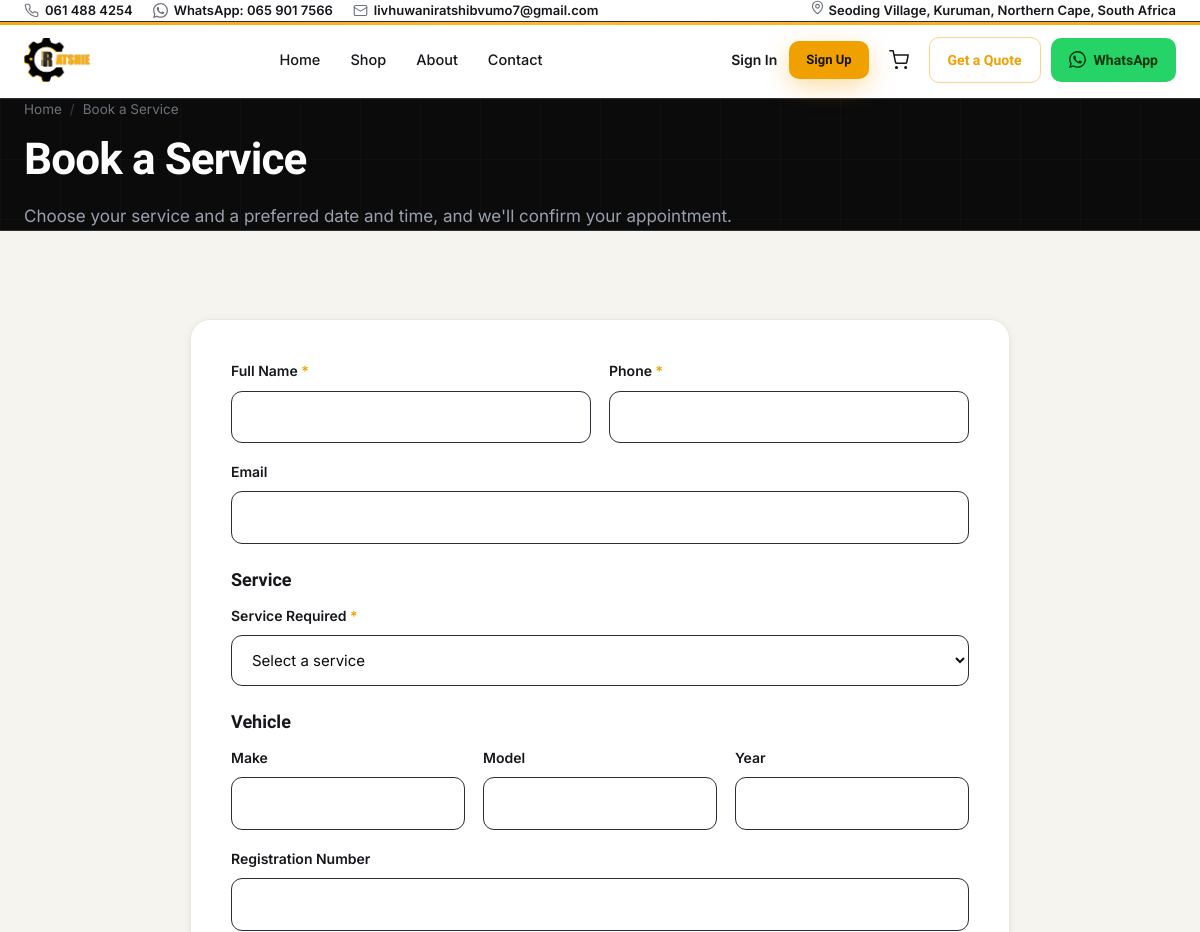
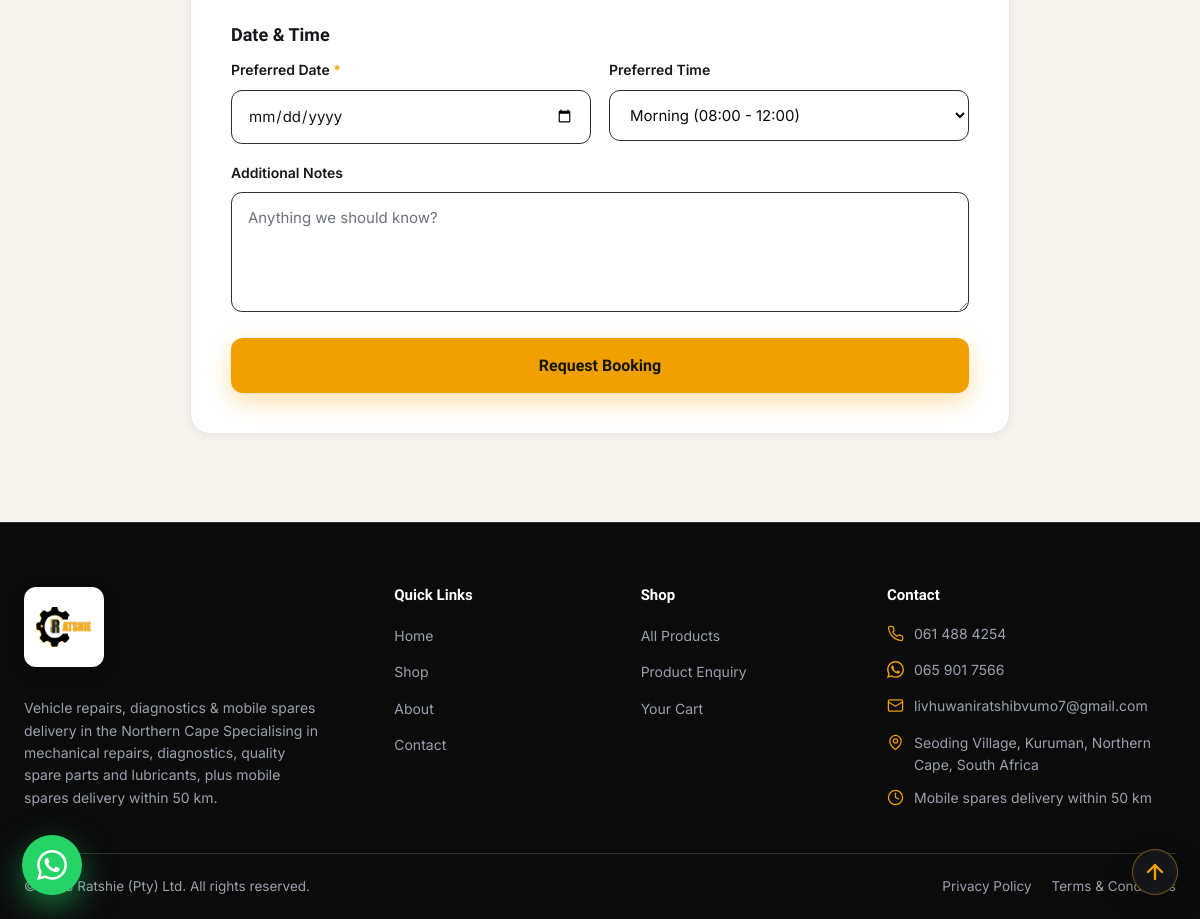
/bookings/book-a-service/, run on the app's committed database (2 pictures, top to bottom).
### core/models.py (models this page shows, shortened)
class SiteConfig(models.Model):
    site_name = models.CharField(max_length=120, default=settings.SITE_NAME)
    tagline = models.CharField(max_length=200, default=settings.SITE_TAGLINE)
    phone = models.CharField(max_length=32, default=settings.BUSINESS_PHONE)
    phone_display = models.CharField(max_length=32, default=settings.BUSINESS_PHONE_DISPLAY)
    whatsapp_number = models.CharField(max_length=32, default=settings.WHATSAPP_NUMBER)
    whatsapp_display = models.CharField(max_length=32, default=settings.WHATSAPP_DISPLAY)
    email = models.EmailField(default=settings.BUSINESS_EMAIL)
    contact_name = models.CharField(max_length=120, default=settings.CONTACT_NAME)
    address = models.CharField(max_length=255, default=settings.BUSINESS_ADDRESS)
    service_radius_km = models.PositiveIntegerField(default=settings.SERVICE_RADIUS_KM)
    standard_delivery_days = models.PositiveIntegerField(
        "Standard delivery (business days)",
        default=7,
        help_text="Number of business days (Mon-Fri) for standard delivery estimates.",
    )
    hero_headline = models.CharField(max_length=160, default="Expert Automotive Care")
    hero_statement = models.TextField(
        default=(
            "Professional vehicle servicing, diagnostics, repairs and quality "
            "automotive products you can trust."
        )
    )
    about_short = models.TextField(blank=True)
    created_at = models.DateTimeField(auto_now_add=True)
    updated_at = models.DateTimeField(auto_now=True)
    class Meta:
        verbose_name = "Site configuration"
        verbose_name_plural = "Site configuration"
    @classmethod
    def load(cls):
        obj, _ = cls.objects.get_or_create(pk=1)
        return obj

### bookings/views.py (the view)
# urls.py: path("book-a-service/", views.booking_form, name="form"),
def booking_form(request, service_slug=None):
    service = None
    if service_slug:
        service = Service.objects.filter(slug=service_slug, is_active=True).first()
    services = Service.objects.filter(is_active=True)
    return render(
        request,
        "bookings/form.html",
        {
            "preselect_service": service,
            "services": services,
            "time_slots": Booking.TIME_SLOTS,
            "wa_quote_msg": service_whatsapp_message(),
            "crumb_list": [("Book a Service", None)],
        },
    )

### core/context_processors.py (called while the page is built, shortened)
def get_cart_count(request):
    cart = request.session.get("cart", {})
    total = 0
    for info in cart.values():
        try:
            total += int(info.get("qty", 0))
        except (TypeError, ValueError):
            continue
    return total

def site_globals(request):
    cfg = SiteConfig.load()
    whatsapp = cfg.whatsapp_number or ""
    digits = "".join(ch for ch in whatsapp if ch.isdigit())
    if digits.startswith("0"):
        digits = "27" + digits[1:]
    wa_link = f"https://wa.me/{digits}" if digits else "#"
    return {
        "site_config": cfg,
        "whatsapp_link": wa_link,
        "whatsapp_number_raw": digits,
        "cart_count": get_cart_count(request),
        "enabled_cart": getattr(settings, "ENABLE_CART", True),
        "payment_methods": get_payment_methods(),
        "payfast_enabled": payfast_enabled(),
        "payfast_mode": payfast_mode(),
        "payfast_message": payfast_summary()["message"],
    }

def admin_command_bar(request):
    if not (request.user.is_active and getattr(request.user, "is_staff", False)):
        return {}

### core/utils.py (called while the page is built)
def service_whatsapp_message():
    return (
        "Hi, I would like to request a quote for my vehicle.\n\n"
        "Vehicle:\n"
        "Service required:\n"
        "Problem:\n"
        "Preferred date:"
    )

### payments/payment_methods.py (called while the page is built)
def get_payment_methods():
    return PAYFAST_PAYMENT_METHODS

def payfast_enabled():
    return bool(getattr(settings, "PAYFAST_ENABLED", False))

def payfast_mode():
    return getattr(settings, "PAYFAST_MODE", "sandbox")

def payfast_summary():
    enabled = payfast_enabled()
    if enabled:
        message = "Online payments are available. You will be redirected to a secure PayFast page to complete your payment."
    else:
        message = (
            "Online payment is currently being configured. "
            "To complete your order now, please contact us via WhatsApp."
        )
    return {"enabled": enabled, "message": message}

### templates/bookings/form.html (shortened to what this page needs)
{% extends "base.html" %}
{% block content %}
{% include "includes/page_hero.html" with title="Book a Service" lead="Choose your service and a preferred date and time, and we'll confirm your appointment." crumb_list=crumb_list %}
<section class="section section--cream">
  <div class="container">
    <div class="form-card" style="max-width:820px;margin:0 auto">
      <form method="post" action="{% url 'bookings:submit' %}">
        <div class="form-row">
          <div class="field">
            <label for="full_name">Full Name <span class="req">*</span></label>
            <input type="text" id="full_name" name="full_name" required autocomplete="name">
          </div>
          <div class="field">
            <label for="phone">Phone <span class="req">*</span></label>
            <input type="tel" id="phone" name="phone" required autocomplete="tel">
          </div>
        </div>
        <div class="field">
          <label for="email">Email</label>
          <input type="email" id="email" name="email" autocomplete="email">
        </div>
        <h3 style="font-size:18px;margin:26px 0 14px">Service</h3>
        <div class="field">
          <label for="service">Service Required <span class="req">*</span></label>
          <select id="service" name="service" required>
            <option value="">Select a service</option>
          </select>
        </div>
        <h3 style="font-size:18px;margin:26px 0 14px">Vehicle</h3>
        <div class="form-grid-3">
          <div class="field">
            <label for="vehicle_make">Make</label>
            <input type="text" id="vehicle_make" name="vehicle_make">
          </div>
          <div class="field">
            <label for="vehicle_model">Model</label>
            <input type="text" id="vehicle_model" name="vehicle_model">
          </div>
          <div class="field">
            <label for="vehicle_year">Year</label>
            <input type="number" id="vehicle_year" name="vehicle_year" min="1900" max="2100">
          </div>
        </div>
        <div class="field">
          <label for="registration">Registration Number</label>
          <input type="text" id="registration" name="registration">
        </div>
        <h3 style="font-size:18px;margin:26px 0 14px">Date &amp; Time</h3>
        <div class="form-row">
          <div class="field">
            <label for="preferred_date">Preferred Date <span class="req">*</span></label>
            <input type="date" id="preferred_date" name="preferred_date" required>
          </div>
          <div class="field">
            <label for="preferred_time">Preferred Time</label>
            <select id="preferred_time" name="preferred_time">
              {% for k, v in time_slots %}
              <option value="{{ k }}">{{ v }}</option>
              {% endfor %}
            </select>
          </div>
        </div>
        <div class="field">
          <label for="notes">Additional Notes</label>
          <textarea id="notes" name="notes" placeholder="Anything we should know?"></textarea>
        </div>
        <button type="submit" class="btn btn--gold btn--lg btn--block">Request Booking</button>
      </form>
    </div>
  </div>
</section>
{% endblock %}

### templates/base.html (shortened to what this page needs)
{% load static %}
<!DOCTYPE html>
<html lang="en-za">
<head>
  <link rel="stylesheet" href="{% static 'css/main.css' %}">
  <link rel="stylesheet" href="{% static 'css/ui.css' %}">
  <link rel="stylesheet" href="{% static 'css/site.min.css' %}">
</head>
<body>
  <div class="topbar">
    <div class="container topbar__inner">
      <div class="topbar__links">
        <a href="tel:{{ site_config.phone|cut:' '|cut:'('|cut:')'|cut:'-' }}">
          <svg class="ico" width="15" height="15" aria-hidden="true"><use href="#i-phone"></use></svg>
          {{ site_config.phone_display }}
        </a>
        <a href="{{ whatsapp_link }}" target="_blank" rel="noopener">
          <svg class="ico" width="15" height="15" aria-hidden="true"><use href="#i-whatsapp"></use></svg>
          WhatsApp: {{ site_config.whatsapp_display }}
        </a>
        <a href="mailto:{{ site_config.email }}">
          <svg class="ico" width="15" height="15" aria-hidden="true"><use href="#i-mail"></use></svg>
          {{ site_config.email }}
        </a>
      </div>
      <div class="topbar__links">
        <span><svg class="ico" width="15" height="15" aria-hidden="true"><use href="#i-pin"></use></svg> {{ site_config.address }}</span>
      </div>
    </div>
  </div>
  <header class="nav">
    <span class="nav__accent-line" aria-hidden="true"></span>
    <div class="container nav__inner">
      <a href="{% url 'home' %}" class="brand" aria-label="{{ site_config.site_name }} home">
        <img src="{% static 'img/brand/logo.png' %}" alt="{{ site_config.site_name }} logo" class="logo-mark" height="44" loading="eager">
      </a>
      <nav class="nav__menu" aria-label="Primary">
        <a class="nav__link {% if request.resolver_match.url_name == 'home' %}is-active{% endif %}" href="{% url 'home' %}">Home</a>
        <a class="nav__link {% if request.resolver_match.namespace == 'products' %}is-active{% endif %}" href="{% url 'products:shop' %}">Shop</a>
        <a class="nav__link {% if request.resolver_match.url_name == 'about' %}is-active{% endif %}" href="{% url 'about' %}">About</a>
        <a class="nav__link {% if request.resolver_match.url_name == 'contact' %}is-active{% endif %}" href="{% url 'contact' %}">Contact</a>
      </nav>
      <div class="nav__actions">
        <div id="accountArea" class="account-area">
          {% if user.is_authenticated %}
          <div class="account-menu">
            <button class="account-menu__trigger" aria-expanded="false" aria-haspopup="true" aria-label="Account menu">
              <svg width="20" height="20" aria-hidden="true"><use href="#i-user"></use></svg>
              <span class="account-menu__label">{{ user.first_name|default:user.username }}</span>
            </button>
            <div class="account-menu__dropdown" role="menu">
              <a role="menuitem" href="{% url 'customers:account' %}">My Account</a>
              <a role="menuitem" href="{% url 'orders:cart' %}">Your Cart</a>
              <form method="post" action="{% url 'customers:logout' %}" data-logout>
                {% csrf_token %}
                <input type="hidden" name="next" value="{% url 'home' %}">
                <button type="submit" role="menuitem">Log Out</button>
              </form>
            </div>
          </div>
          {% else %}
          <a class="account-link" href="{% url 'customers:login' %}">Sign In</a>
          <a class="btn btn--gold btn--sm" href="{% url 'customers:register' %}">Sign Up</a>
          {% endif %}
        </div>
        {% if enabled_cart %}
        <a href="{% url 'orders:cart' %}" class="nav__cart" aria-label="Your cart">
          <svg width="20" height="20" aria-hidden="true"><use href="#i-cart"></use></svg>
        </a>
        {% endif %}
        <a class="nav__cta nav__cta--outline" href="{% url 'quotes:form' %}">Get a Quote</a>
        <a class="nav__cta nav__cta--wa" href="{{ whatsapp_link }}?text=Hi%2C%20I%20would%20like%20to%20request%20a%20quote" target="_blank" rel="noopener">
          <svg width="17" height="17" aria-hidden="true"><use href="#i-whatsapp"></use></svg> WhatsApp
        </a>
      </div>
    </div>
  </header>
  <main>
    {% block content %}{% endblock %}
  </main>
  <footer class="footer">
    <div class="container">
      <div class="footer__top">
        <div class="footer__about">
          <div class="footer__logo">
            <img src="{% static 'img/brand/logo.png' %}" alt="{{ site_config.site_name }} logo" class="logo-mark" loading="lazy">
          </div>
          <p style="margin-top:14px; max-width:34ch">
            {{ site_config.tagline }} Specialising in mechanical repairs, diagnostics,
            quality spare parts and lubricants, plus mobile spares delivery within
            {{ site_config.service_radius_km }} km.
          </p>
        </div>
        <div>
          <h4>Quick Links</h4>
          <ul>
            <li><a href="{% url 'home' %}">Home</a></li>
            <li><a href="{% url 'products:shop' %}">Shop</a></li>
            <li><a href="{% url 'about' %}">About</a></li>
            <li><a href="{% url 'contact' %}">Contact</a></li>
          </ul>
        </div>
        <div>
          <h4>Shop</h4>
          <ul>
            <li><a href="{% url 'products:shop' %}">All Products</a></li>
            <li><a href="{% url 'products:enquiry' %}">Product Enquiry</a></li>
            {% if enabled_cart %}<li><a href="{% url 'orders:cart' %}">Your Cart</a></li>{% endif %}
          </ul>
        </div>
        <div>
          <h4>Contact</h4>
          <ul class="footer__contact">
            <li>
              <span class="ic"><svg aria-hidden="true"><use href="#i-phone"></use></svg></span>
              <a href="tel:{{ site_config.phone|cut:' '|cut:'('|cut:')'|cut:'-' }}">{{ site_config.phone_display }}</a>
            </li>
            <li>
              <span class="ic"><svg aria-hidden="true"><use href="#i-whatsapp"></use></svg></span>
              <a href="{{ whatsapp_link }}" target="_blank" rel="noopener">{{ site_config.whatsapp_display }}</a>
            </li>
            <li>
              <span class="ic"><svg aria-hidden="true"><use href="#i-mail"></use></svg></span>
              <a href="mailto:{{ site_config.email }}">{{ site_config.email }}</a>
            </li>
            <li>
              <span class="ic"><svg aria-hidden="true"><use href="#i-pin"></use></svg></span>
              <span>{{ site_config.address }}</span>
            </li>
            <li>
              <span class="ic"><svg aria-hidden="true"><use href="#i-clock"></use></svg></span>
              <span>Mobile spares delivery within {{ site_config.service_radius_km }} km</span>
            </li>
          </ul>
        </div>
      </div>
      <div class="footer__bottom">
        <span>© {% now "Y" %} {{ site_config.site_name }}. All rights reserved.</span>
        <div class="footer__legal">
          <a href="{% url 'home' %}">Privacy Policy</a>
          <a href="{% url 'home' %}">Terms & Conditions</a>
        </div>
      </div>
    </div>
  </footer>
  <a class="wa-float" href="{{ whatsapp_link }}" target="_blank" rel="noopener" aria-label="Chat on WhatsApp">
    <svg aria-hidden="true"><use href="#i-whatsapp"></use></svg>
  </a>
  <button type="button" class="to-top" id="toTop" aria-label="Back to top" hidden>
    <svg aria-hidden="true"><use href="#i-chevron-up"></use></svg>
  </button>
</body>
</html>

### static/css/ui.css (style rules this page uses)
:root { --z-nav: 30; --z-header: 60; --z-dropdown: 80; --z-drawer: 120; --z-modal: 200; --z-toast: 300; }
input, select, textarea, button { font: inherit; }
input, select, textarea { background: #fff; color: var(--ink, #0b0b0c); line-height: 1.5; }
textarea { resize: vertical; }
.field input, .field select, .field textarea, .form-card input, .form-card select, .form-card textarea, .auth-card input, .auth-card select, .auth-card textarea { width: 100%; padding: 14px 16px; border: 1px solid var(--line, #2b2e37); border-radius: 11px; background: #fff; color: var(--ink, #0b0b0c); transition: border-color 0.16s ease, box-shadow 0.16s ease; }
.field input::placeholder, .field textarea::placeholder, .auth-card input::placeholder, .auth-card textarea::placeholder { color: var(--muted, #6c717b); }

### data on the page
SiteConfig: phone_display "061 488 4254", whatsapp_display "065 901 7566", email "livhuwaniratshibvumo7@gmail.com", address "Seoding Village, Kuruman, Northern Cape, South Africa", tagline "Vehicle repairs, diagnostics & mobile spares delivery in the Northern Cape", service_radius_km "50", site_name "Ratshie (Pty) Ltd"

### other printed values
{{ name }} "Book a Service"
{{ title }} "Book a Service"
{{ lead }} "Choose your service and a preferred date and time, and we'll confirm your appointment."
form field preferred_time "Morning (08:00 - 12:00)"
